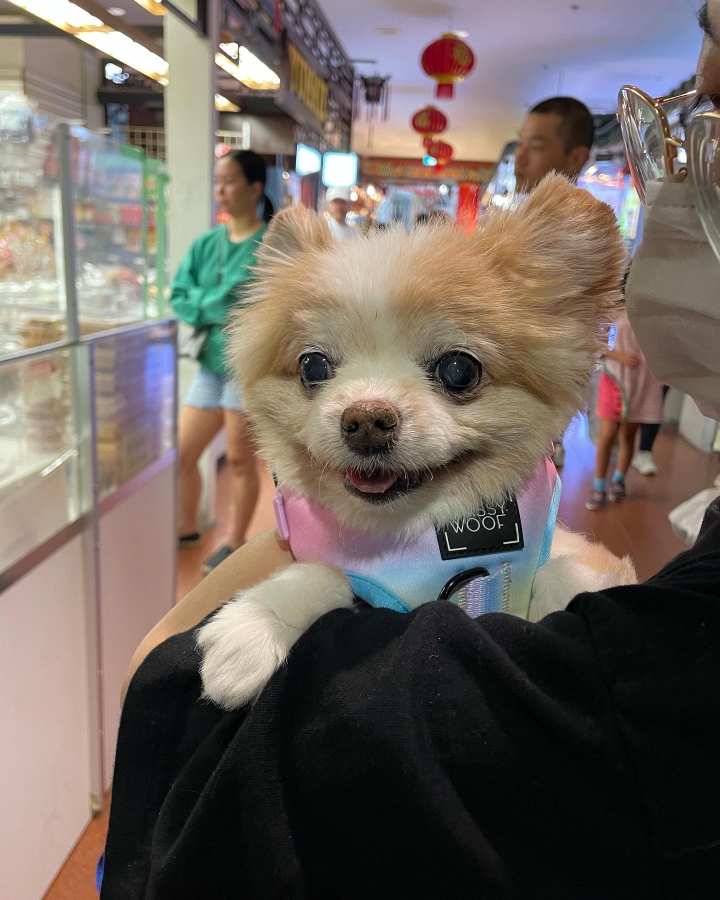
#> input picture CVI/lab3/money.JPG, 1440 x 1800 px (shown at 1/2 size)
$ jupyter execute Lab3.ipynb
#> lines starting #> are read from the running program, lines starting #| are printed output that depends on the picture
# Lab 3
### Convolution, Blurring, Denoising, and Edge Detection

#### 1. libraries and dependencies

[cell 1]
import cv2;
import numpy as np;
import matplotlib.pyplot as plt;

#### 2. Load a sample image and scale the image half of its size

[cell 2]
img = cv2.imread('./money.JPG')
#> img is the input picture: shape (1800, 1440, 3); mean B, G, R 95.6, 102.3, 112.5

img_half = cv2.resize(img,(img.shape[1] // 2, img.shape[0] //  2))
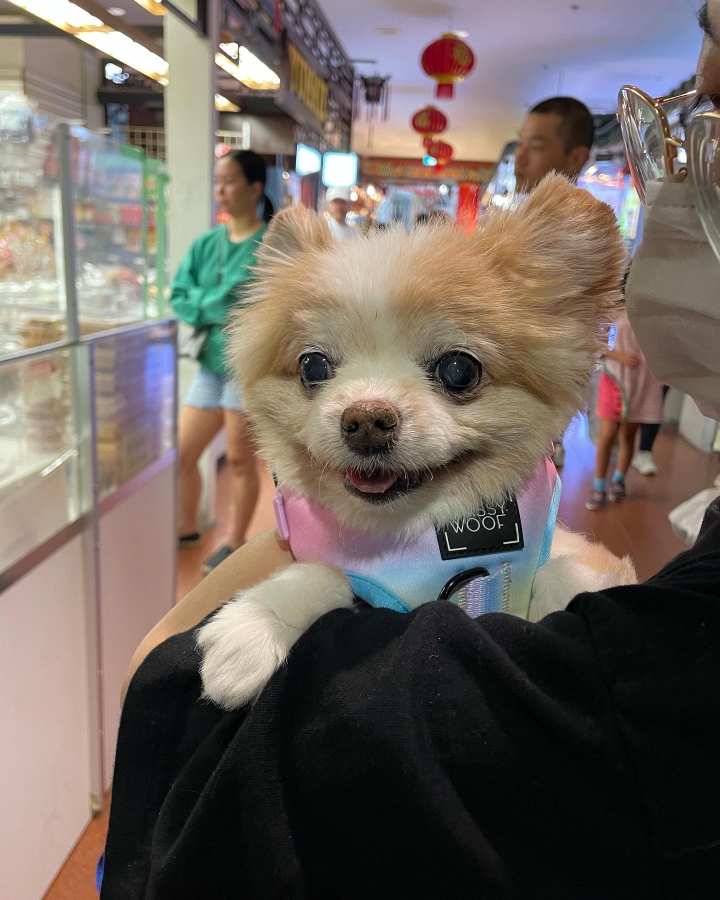
#> img_half: shape (900, 720, 3); mean B, G, R 95.7, 102.4, 112.6

#### 3. Convolution
- Apply this kernel on your image.

         [1, 0, -1],
         [1, 0, -1],
         [1, 0, -1]

- Use matplotlib to show your original and convolved images side by side.
- Describe the observed effect of the convolution operation. What features does this kernel highlight?

[cell 3]
#define a kernel for edge detection
kernel =  np.array([[1, 0, -1],
                   [1, 0, -1],
                   [1, 0, -1]])
# apply the filter2D function
convolved = cv2.filter2D(img_half, -1, kernel)
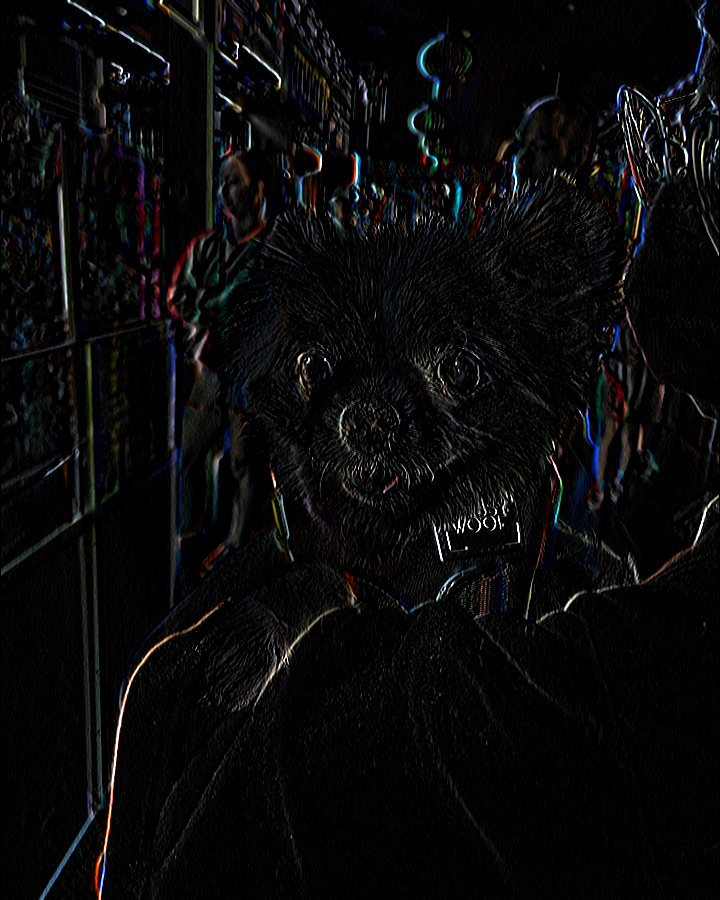
#> convolved: shape (900, 720, 3); mean B, G, R 9.7, 9.4, 9.4

#convert the image to rgb for matplotlib
img_half_rgb = cv2.cvtColor(img_half, cv2.COLOR_BGR2RGB)
convolved_rgb = cv2.cvtColor(convolved, cv2.COLOR_BGR2RGB)

#show the images
plt.figure(figsize=(10, 5))
plt.subplot(1, 2, 1)
plt.imshow(img_half_rgb)
plt.title('Original Image')
plt.axis('off')
plt.subplot(1, 2, 2)
plt.imshow(convolved_rgb)
plt.title('Convolved Image')
plt.axis('off')
plt.show()
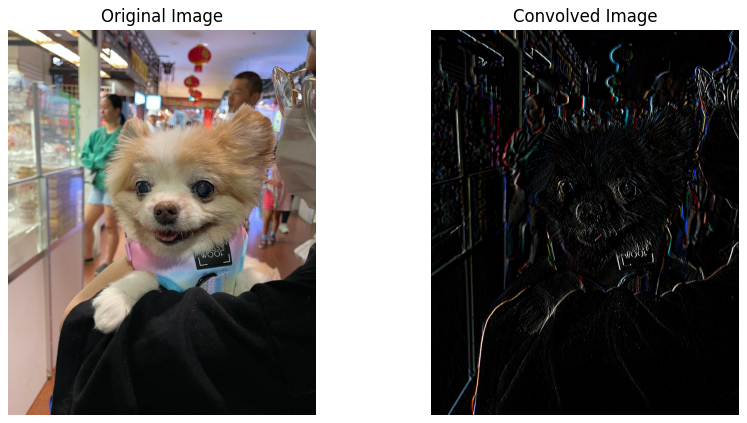
#> figure drawn by matplotlib, 2 panels

#### 4. Blur
- Apply Gaussian blur and average blur to the image.
- Show images side by side using OpenCV this time.

[cell 4]
#apply gaussian blur and normal blur
guassian_blurred = cv2.GaussianBlur(img_half, (7, 7), 0)
normal_blurred = cv2.blur(img_half, (7, 7))

#show both images side by side
combined = np.hstack((guassian_blurred, normal_blurred))
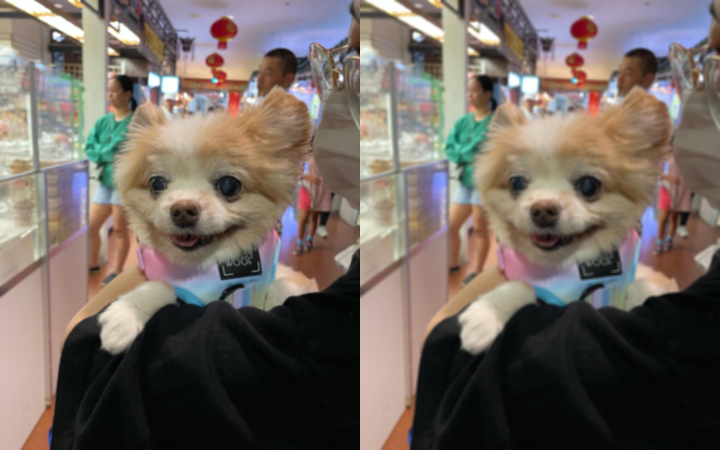
#> combined: shape (900, 1440, 3) (shown at 1/2 size); mean B, G, R 95.7, 102.4, 112.6
cv2.imshow('Combined', combined)
cv2.waitKey(0)
cv2.destroyAllWindows()

#### 5. Denoising
- Add noise to your image.
- Apply median filtering to denoise an image.

[cell 5]
# add salt-and-pepper noise
noisy_img = img_half.copy()
amount = 0.03
num_salt = np.ceil(amount * img_half.size * 0.5)
#> num_salt = 29160
num_pepper = np.ceil(amount * img_half.size * 0.5)
#> num_pepper = 29160

# salt noise
coords = [np.random.randint(0, i - 1, int(num_salt)) for i in img_half.shape[:2]]
noisy_img[coords[0], coords[1], :] = 255

# pepper noise
coords = [np.random.randint(0, i - 1, int(num_pepper)) for i in img_half.shape[:2]]
noisy_img[coords[0], coords[1], :] = 0
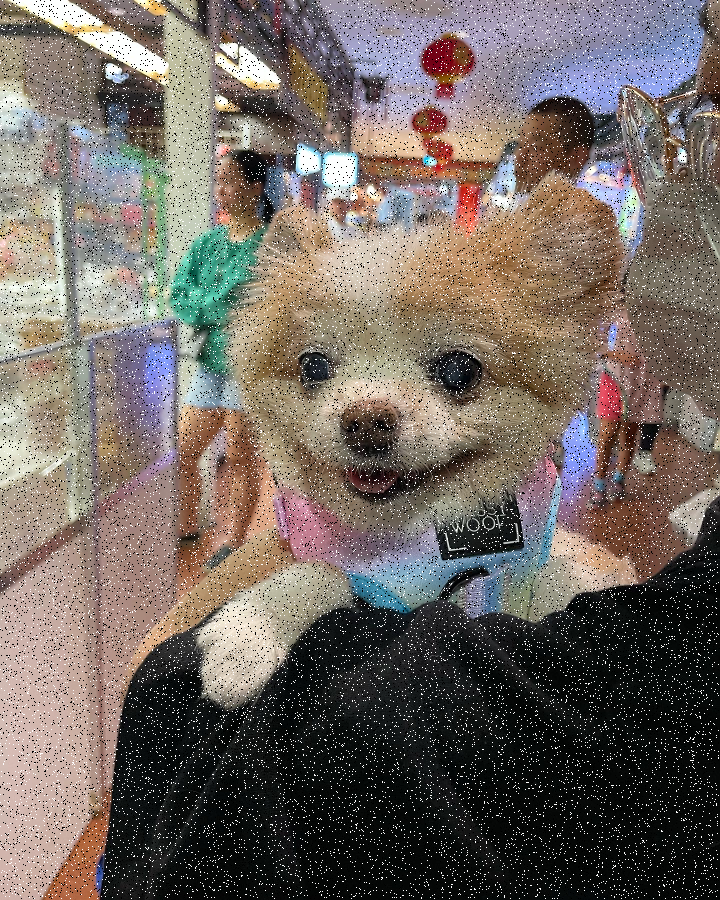
#> noisy_img: shape (900, 720, 3); mean B, G, R 98.2, 104.3, 113.6

# apply median filtering
denoised_img = cv2.medianBlur(noisy_img, 5)

# show results using matplotlib
plt.figure(figsize=(15,5))
plt.subplot(1,3,1)
plt.title('Original')
plt.imshow(cv2.cvtColor(img_half, cv2.COLOR_BGR2RGB))
plt.axis('off')

plt.subplot(1,3,2)
plt.title('Noisy')
plt.imshow(cv2.cvtColor(noisy_img, cv2.COLOR_BGR2RGB))
plt.axis('off')

plt.subplot(1,3,3)
plt.title('Denoised (Median)')
plt.imshow(cv2.cvtColor(denoised_img, cv2.COLOR_BGR2RGB))
plt.axis('off')

plt.show()
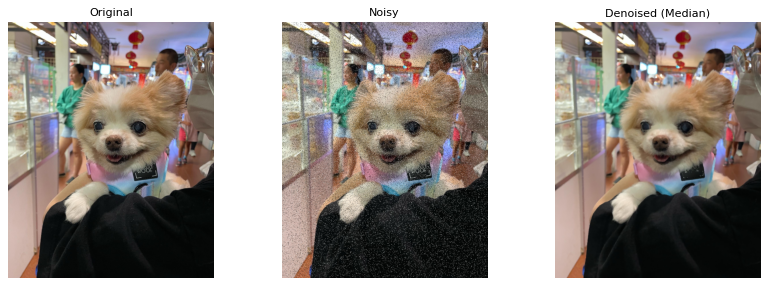
#> figure drawn by matplotlib, 3 panels

#### 6. Edge Detection
Apply any one of the edge detection algorithms you are familiar with.

[cell 6]
# apply canny edge detection to the half-sized image
edges = cv2.Canny(img_half, 100, 200)
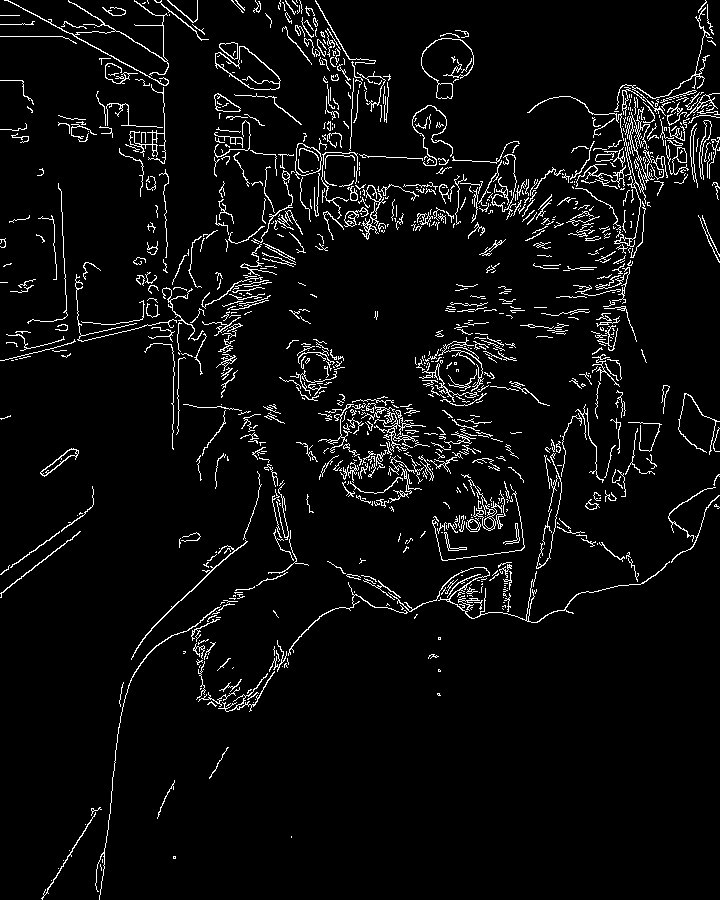
#> edges: shape (900, 720); 5% white in thin lines or dots

# display the original and edge-detected images side by side
plt.figure(figsize=(10,5))
plt.subplot(1,2,1)
plt.title('Original')
plt.imshow(cv2.cvtColor(img_half, cv2.COLOR_BGR2RGB))
plt.axis('off')

plt.subplot(1,2,2)
plt.title('Canny Edges')
plt.imshow(edges, cmap='gray')
plt.axis('off')

plt.show()
